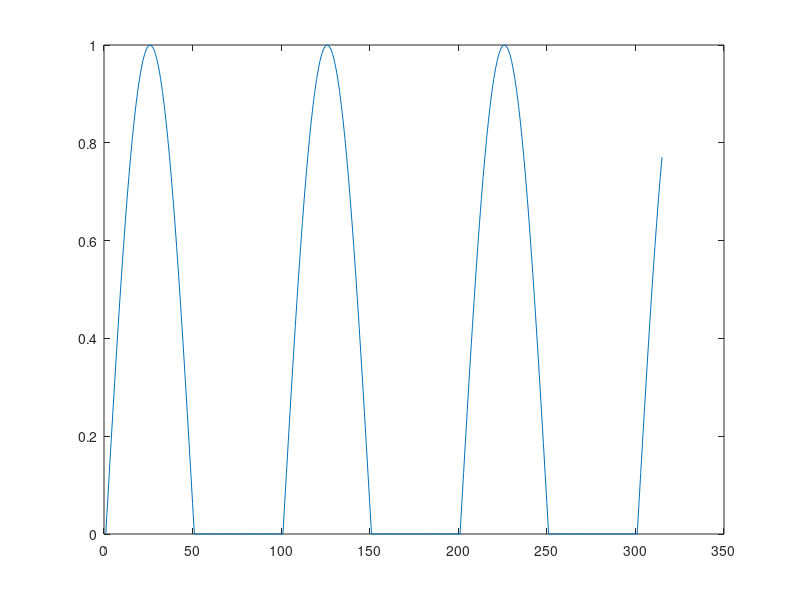

MATLAB code for this plot:
clear all; close all; clc;

%% een vector genaam 'signal'
t = 0:0.01:pi;
signal = sin(2*pi*t);
plot(signal)

%% het selecteren van alleen positieve waardes
% stap 1: wat gebeurt als je het volgende typt:
signalGTzero = signal > 0

%% Je krijgt een vector met enen en nullen.
% Hoe groot is de vector?
length(signalGTzero)

%% Het selecteren van een deel van een vector
signal(logical(ones(1,length(signal))))

signal(logical([ 1 1 1 1 1 1 ]))

signal(logical([ 1 1 0 0 0 0 0 0 0 1 1 1 1 ]))

pos = signal;
pos(pos<0) = 0;
plot(pos)

signal(signal<0) = 0;
signal(logical(zeros(1,length(signal))))